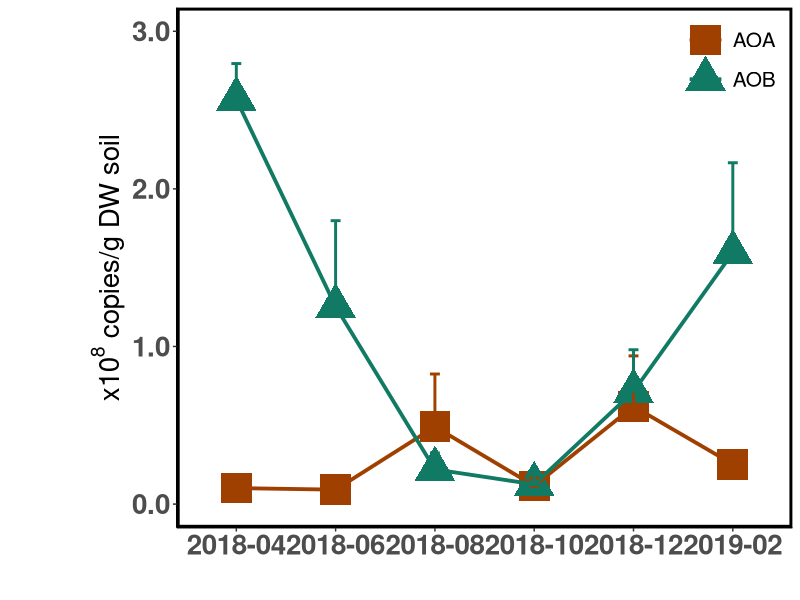
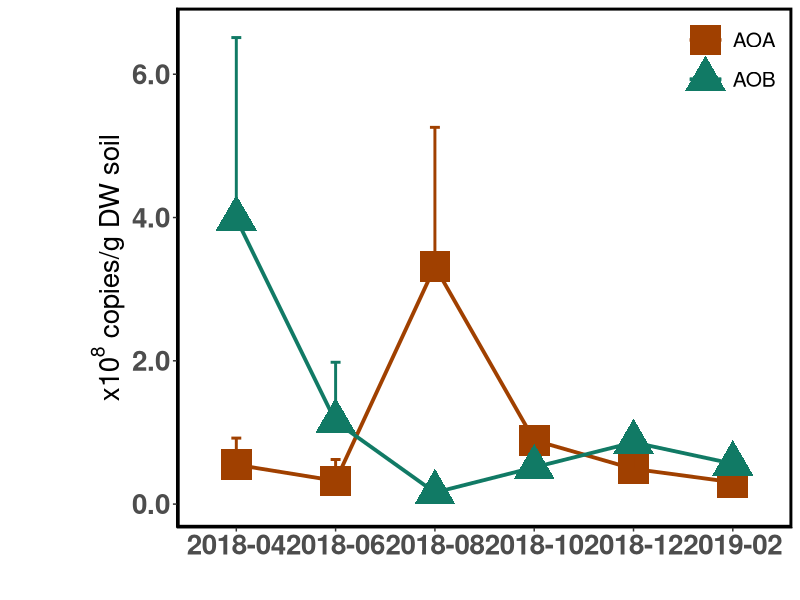
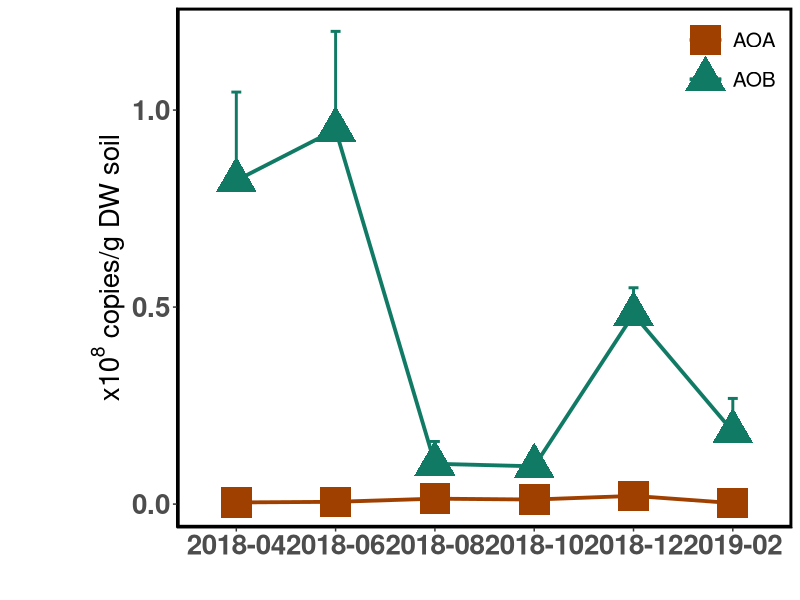

The R script that drew these images, in order: (Note: this script raises an error after producing the figures.)

################################################################################
#                                                                              #
# qPCR Results for 2018 Drought Samples                                        #
#                                                                              #
# Author: Anna Burns                                                           #
# Last edited: 23.04.2023                                                      #
# Last tested: 25.04.2024                                                      #
#                                                                              #
################################################################################

################################################################################
# Required packages                                                            #
################################################################################

library(lubridate)
library(ggplot2)
library(dplyr)
library(stringr)
library(readxl)
library(rstatix)

################################################################################
# Data upload                                                                  #
################################################################################

qpcr <- read.csv('./Data/amoa.qpcr.csv')

# adding drought variable

qpcr$Drought_Status <- 'NA'
qpcr[qpcr$Date %in% c('2018-04', '2018-12', '2019-02'),]$Drought_Status <- 'Non-drought'
qpcr[qpcr$Date %in% c('2018-06', '2018-08', '2018-10'),]$Drought_Status <- 'Drought'

qpcr.summary <- qpcr %>% group_by(Site, Date, Domain) %>% summarise(mean = mean(Abundance),
                                                                    sd = sd(Abundance),
                                                                    n = n(),
                                                                    se = sd/sqrt(n))

################################################################################
# Figures and Statistics                                                       #
################################################################################

## PW

ggplot(qpcr.summary[qpcr.summary$Site == 'PW',], aes(x = Date, y = mean, col = Domain, group = Domain)) +
  geom_point(aes(shape = Domain), size = 10) + 
  geom_line(linewidth = 1.3) + 
  theme_classic() + 
  geom_errorbar(aes(ymax = mean + se, ymin = mean, color = Domain), width = 0.1, linewidth = 1) +
  scale_shape_manual(values = c(15,17)) + 
  scale_color_manual(values = c("#A04000","#117A65","#7D3C98")) + 
  scale_y_continuous(limits = c(0, 3e8), breaks = c(0, 1e8, 2e8, 3e8), labels = c('0.0', '1.0', '2.0', '3.0')) +
  scale_x_discrete(drop = FALSE) + 
  labs(y = expression(paste(x10^{8}, ' copies/g DW soil')), x = '') + 
  theme(axis.title=element_text(size=20,face = "bold"),
        axis.title.y=element_text(margin = margin(l = 60)),
        axis.text=element_text(size=20,face = "bold"),
        title = element_text(size = 20, face = 'bold'),
        panel.border = element_rect(linetype = "solid", colour = "black", fill = NA, size=2),
        panel.background = element_rect(fill = NA),panel.grid.major = element_blank(),legend.position = c(0.9,0.9),
        legend.text = element_text(size = 15),legend.key = element_rect(fill = NA),legend.title = element_blank(),
        legend.background = element_blank())

kruskal.test(Abundance~Date, data = qpcr[qpcr$Domain == 'AOB' & qpcr$Site == 'PW',])
kruskal_effsize(Abundance~Date, data = qpcr[qpcr$Domain == 'AOB' & qpcr$Site == 'PW',])
dunn_test(Abundance~Date, data = qpcr[qpcr$Domain == 'AOB' & qpcr$Site == 'PW',], p.adjust.method = 'bonferroni')

## PD

ggplot(qpcr.summary[qpcr.summary$Site == 'PD',], aes(x = Date, y = mean, col = Domain, group = Domain)) +
  geom_point(aes(shape = Domain), size = 10) + 
  geom_line(linewidth = 1.3) + 
  theme_classic() + 
  geom_errorbar(aes(ymax = mean + se, ymin = mean, color = Domain), width = 0.1, linewidth = 1) +
  scale_shape_manual(values = c(15,17)) + 
  scale_color_manual(values = c("#A04000","#117A65","#7D3C98")) + 
  scale_y_continuous(limits = c(0, 6.6e8), breaks = c(0, 2e8, 4e8, 6e8), labels = c('0.0', '2.0', '4.0', '6.0')) +
  scale_x_discrete(drop = FALSE) + 
  labs(y = expression(paste(x10^{8}, ' copies/g DW soil')), x = '') + 
  theme(axis.title=element_text(size=20,face = "bold"),
        axis.title.y=element_text(margin = margin(l = 60)),
        axis.text=element_text(size=20,face = "bold"),
        title = element_text(size = 20, face = 'bold'),
        panel.border = element_rect(linetype = "solid", colour = "black", fill = NA, size=2),
        panel.background = element_rect(fill = NA),panel.grid.major = element_blank(),legend.position = c(0.9,0.9),
        legend.text = element_text(size = 15),legend.key = element_rect(fill = NA),legend.title = element_blank(),
        legend.background = element_blank())

kruskal.test(Abundance~Date, data = qpcr[qpcr$Domain == 'AOB' & qpcr$Site == 'PD',])
kruskal_effsize(Abundance~Date, data = qpcr[qpcr$Domain == 'AOB' & qpcr$Site == 'PD',])
dunn_test(Abundance~Date, data = qpcr[qpcr$Domain == 'AOB' & qpcr$Site == 'PD',], p.adjust.method = 'bonferroni')

## CW

ggplot(qpcr.summary[qpcr.summary$Site == 'CW',], aes(x = Date, y = mean, col = Domain, group = Domain)) +
  geom_point(aes(shape = Domain), size = 10) + 
  geom_line(linewidth = 1.3) + 
  theme_classic() + 
  geom_errorbar(aes(ymax = mean + se, ymin = mean, color = Domain), width = 0.1, linewidth = 1) +
  scale_shape_manual(values = c(15,17)) + 
  scale_color_manual(values = c("#A04000","#117A65","#7D3C98")) + 
  scale_y_continuous(limits = c(0, 1.2e8), breaks = c(0, 0.5e8, 1e8), labels = c('0.0', '0.5', '1.0')) +
  scale_x_discrete(drop = FALSE) + 
  labs(y = expression(paste(x10^{8}, ' copies/g DW soil')), x = '') + 
  theme(axis.title=element_text(size=20,face = "bold"),
        axis.title.y=element_text(margin = margin(l = 60)),
        axis.text=element_text(size=20,face = "bold"),
        title = element_text(size = 20, face = 'bold'),
        panel.border = element_rect(linetype = "solid", colour = "black", fill = NA, size=2),
        panel.background = element_rect(fill = NA),panel.grid.major = element_blank(),legend.position = c(0.9,0.9),
        legend.text = element_text(size = 15),legend.key = element_rect(fill = NA),legend.title = element_blank(),
        legend.background = element_blank())

kruskal.test(Abundance~Date2, data = qpcr[qpcr$Domain == 'AOA' & qpcr$Site == 'CW',])
kruskal_effsize(Abundance~Date, data = qpcr[qpcr$Domain == 'AOB' & qpcr$Site == 'CW',])
dunn.test(qpcr[qpcr$Domain == 'AOA' & qpcr$Site == 'CW',]$Abundance, qpcr[qpcr$Domain == 'AOA' & qpcr$Site == 'CW',]$Drought_Status, method = 'bonferroni')

## CD

ggplot(qpcr.summary[qpcr.summary$Site == 'CD',], aes(x = Date, y = mean, col = Domain, group = Domain)) +
  geom_point(aes(shape = Domain), size = 10) + 
  geom_line(linewidth = 1.3) + 
  theme_classic() + 
  geom_errorbar(aes(ymax = mean + se, ymin = mean, color = Domain), width = 0.1, linewidth = 1) +
  scale_shape_manual(values = c(15,17)) + 
  scale_color_manual(values = c("#A04000","#117A65","#7D3C98")) + 
  scale_y_continuous(limits = c(0, 1.7e8), breaks = c(0, 0.5e8, 1e8, 1.5e8), labels = c('0.0', '0.5', '1.0', '1.5')) +
  scale_x_discrete(drop = FALSE) + 
  labs(y = expression(paste(x10^{8}, ' copies/g DW soil')), x = '') + 
  theme(axis.title=element_text(size=20,face = "bold"),
        axis.title.y=element_text(margin = margin(l = 60)),
        axis.text=element_text(size=20,face = "bold"),
        title = element_text(size = 20, face = 'bold'),
        panel.border = element_rect(linetype = "solid", colour = "black", fill = NA, size=2),
        panel.background = element_rect(fill = NA),panel.grid.major = element_blank(),legend.position = c(0.9,0.9),
        legend.text = element_text(size = 15),legend.key = element_rect(fill = NA),legend.title = element_blank(),
        legend.background = element_blank())

kruskal.test(Abundance~Date, data = qpcr[qpcr$Domain == 'AOB' & qpcr$Site == 'CD',])
kruskal_effsize(Abundance~Date, data = qpcr[qpcr$Domain == 'AOB' & qpcr$Site == 'CD',])
dunn_test(Abundance~Date, data = qpcr[qpcr$Domain == 'AOB' & qpcr$Site == 'CD',], p.adjust.method = 'bonferroni')
